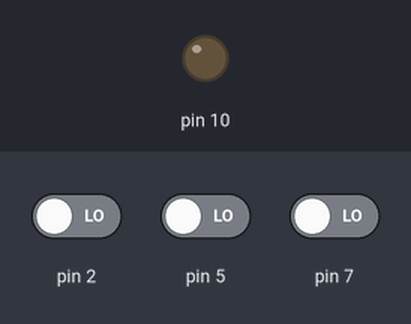
The sketch below on a simulated Arduino Uno, built with avr-gcc and run on an emulated ATmega328P. On the bench: output pins drawn as LEDs (lit = HIGH). The test bench sets the inputs (shaded band); at power-on: pin 5 LOW, pin 7 LOW, pin 2 LOW.

Above: at 1.2 s.
1.3 s: pin 5 driven HIGH
At 1.9 s:
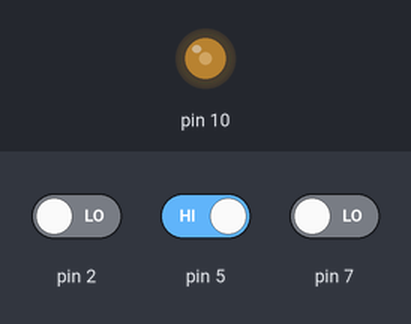
2.8 s: pin 7 driven HIGH
At 3.1 s:
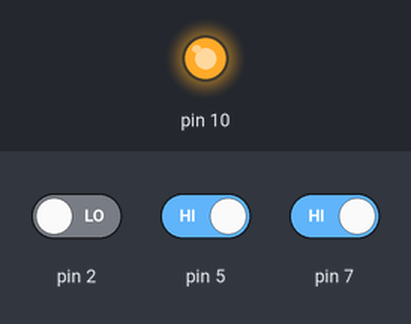
Timing chart, 0 to 2.9 s (numbered marks = the images above; inputs shaded):
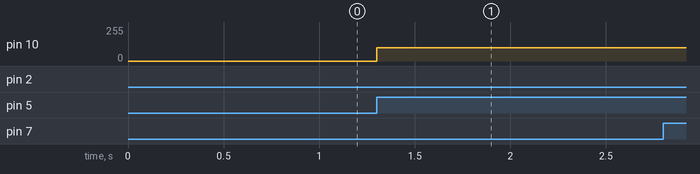

The sketch:

0328_4led_btn.ino
```cpp
// LED 버튼으로 강중약
void setup() {
  pinMode(2, INPUT);
  pinMode(5, INPUT);
  pinMode(7, INPUT);
  pinMode(10, OUTPUT);
}

void loop() {
  if (digitalRead(2) == 1){
    analogWrite(10, 0);
  }
  if (digitalRead(5) == 1){
    analogWrite(10, 100);
  }
  if (digitalRead(7) == 1){
    analogWrite(10, 255);
  }

// 두번째 방법!
 int btn1 = digitalRead(2);
 int btn2 = digitalRead(5);
 int btn3 = digitalRead(7);


}
```

Measured:
- after the input at 1.3 s, pin 10: 0/255 → 100/255 at once
